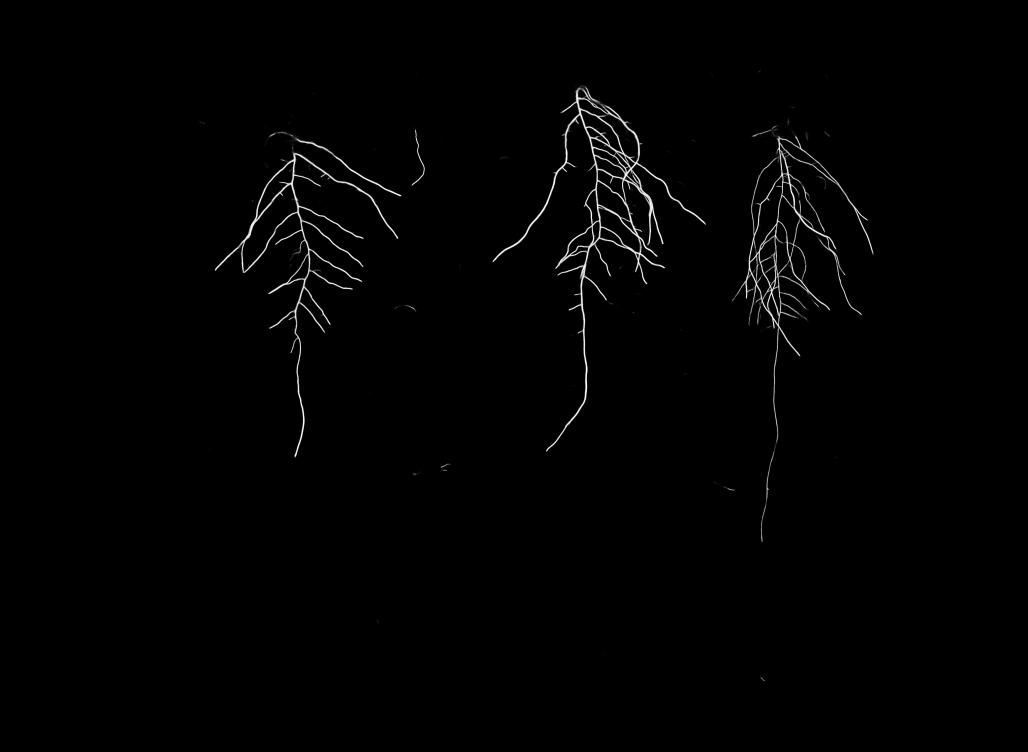
#> input picture npec-plant-phenotyping-cv-robotics/CV_notebooks/models/model_8/08_task5_test_image_raw_prediction_viktoria_231781.png, 4112 x 3006 px, found by its file name (shown at 1/4 size)
$ jupyter execute 'model_8_Landmark detection.ipynb'
#> lines starting #> are read from the running program, lines starting #| are printed output that depends on the picture; after the words box and inside, x2 and y2 are one past the last pixel; in counts of white or black regions, pixels touching at a corner belong together
# Task 6: Individual Root Segmentation

In this task, we perform instance segmentation at the root level. While traditional computer vision methods were sufficient for segmenting entire plants (as done in Task 3), they fall short when trying to isolate individual roots.

Fortunately, using the deep learning-based segmentation mask from Task 5, we now aim to separate each individual root within the mask. The resulting segmented root masks for each plant will serve as the basis for extracting root system architectures in Task 7.

To achieve this, we will experiment with multiple approaches to instance segmentation, comparing their effectiveness in isolating individual roots.

This task is a preparatory step. No deliverables or client requirements are defined.

[cell 1]
# Import necessary modules
import cv2
import numpy as np
import matplotlib.pyplot as plt
import os
from sklearn.cluster import KMeans

## Step 1: Load raw predicted mask

We begin by loading the raw predicted root mask generated in Task 5. This mask is in grayscale format with intensity values ranging from 0 to 255, where higher values indicate stronger confidence in root presence. Visualizing this raw prediction provides a baseline before we apply any post-processing or segmentation techniques.

[cell 2]
# Load the raw predicted mask from inference notebook task 5 (grayscale: 0–255)
raw_path = r'C:\Users\vikku\OneDrive\Documenten\Buas\2024-25b-fai2-adsai-ViktoriaKubisova231781\datalab_tasks\task5\08_task5_test_image_raw_prediction_viktoria_231781.png'
raw_loaded = cv2.imread(raw_path, cv2.IMREAD_GRAYSCALE)
#> raw_loaded is the input picture: shape (3006, 4112); min 0, max 254, mean 2.2

plt.figure(dpi=150)
plt.imshow(raw_loaded, cmap='gray')
plt.title('Step 1: Raw prediction (0–255)')
plt.axis('off')
plt.show()

## Step 2: Threshold the raw prediction

To convert the raw prediction into a binary mask, we apply a threshold to the grayscale values. The threshold is defined as a fraction, and scaled to match the 0–255 intensity range. Pixels with values above this threshold are considered part of the root system and set to 1; all others are set to 0.

This step helps eliminate small, low-confidence predictions that are likely noise or artifacts, ensuring we retain only the regions where the model is more confident about root presence. The resulting binary mask provides a cleaner base for individual root segmentation in the following steps.

[cell 3]
# Threshold the raw prediction
threshold = 0.1
binary = (raw_loaded > int(threshold * 255)).astype(np.uint8)
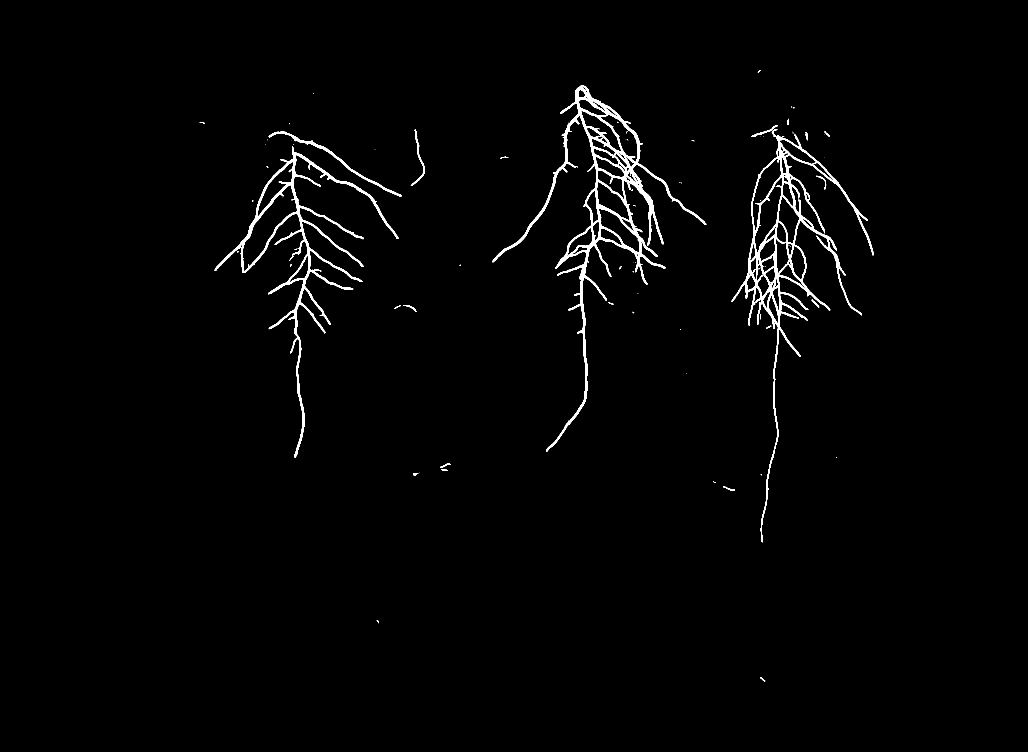
#> binary: shape (3006, 4112) (shown at 1/4 size); values 0 (black) and 1 (white), 1.3% white; 103 white regions (68 under 20 px), largest, box (x1, y1, x2, y2) and area: (1970, 341, 2825, 1807) 64839, (2927, 538, 3495, 2169) 50607, (859, 584, 1594, 1830) 40747

plt.figure(dpi=150)
plt.imshow(binary * 255, cmap='gray')
plt.title(f'Step 2: Thresholded at {threshold}')
plt.axis('off')
plt.show()
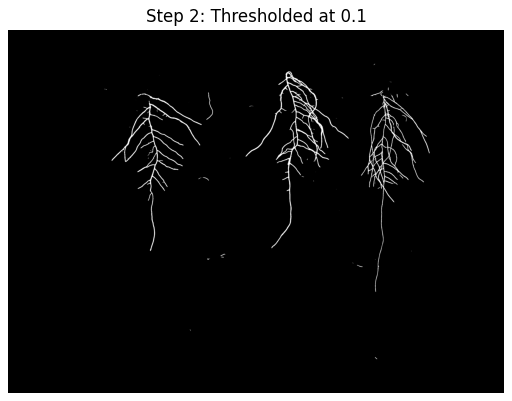
#> figure drawn by matplotlib, 1 panel

## Step 3: Morphological closing to fill gaps

After thresholding, some roots may still appear broken or fragmented due to small gaps in the prediction. To address this, we apply morphological closing — a dilation followed by erosion — using an elliptical kernel. The elliptical shape is chosen to better match the natural curvature and orientation of roots, particularly when they appear horizontally.

We apply the closing operation multiple times to reinforce the connection of nearby segments and fill small gaps.

Initially, we experimented with manually tuning dilation and erosion separately, but this combined closing operation produced more consistent and reliable results.

The output is a smoother, more continuous binary mask, better suited for the next step: separating individual roots.

[cell 4]
# Elliptical kernel to better match horizontal root gaps
kernel = cv2.getStructuringElement(cv2.MORPH_ELLIPSE, (5, 3))

# Apply closing multiple times
closed = binary.copy()
for _ in range(3):  # 3 passes to strengthen the closing effect
    closed = cv2.morphologyEx(closed, cv2.MORPH_CLOSE, kernel)

plt.figure(dpi=150)
plt.imshow(closed * 255, cmap='gray')
plt.title('Step 3: Morphological closing (tuned)')
plt.axis('off')
plt.show()

## Step 4: Crop empty horizontal margins

After morphological cleaning, we remove empty horizontal space from the sides of the mask. This step focuses the image on the actual root content and eliminates unnecessary black padding, which can interfere with further processing steps like contour detection or splitting the image into segment areas.

We compute the sum of pixels along each column and crop the image with a small margin around the non-zero regions. This ensures the roots remain intact while trimming unused space.

[cell 5]
# Crop horizontally to remove empty sides
def crop_horizontal_mask_region(mask, margin=20):
#> called with margin = 20
    col_sums = np.sum(mask, axis=0)
#> col_sums = 4112 values, max 427 at index 3098, min 0 at index 0, mean 40.92
    cols = np.where(col_sums > 0)[0]
#> cols = 2358 values from 799 to 3494

    if len(cols) == 0:
        return mask, (0, 0)  # No content

    left_crop = max(cols[0] - margin, 0)
#> left_crop = 779
    right_crop = max(mask.shape[1] - cols[-1] - 1 - margin, 0)
#> right_crop = 597

    cropped = mask[:, left_crop:mask.shape[1] - right_crop]
#> cropped: shape (3006, 2736); values 0 (black) and 1 (white), 2% white; 92 white regions (58 under 20 px), largest, box (x1, y1, x2, y2) and area: (1191, 341, 2046, 1807) 65526, (2148, 516, 2716, 2169) 52172, (80, 584, 815, 1830) 40937
    return cropped, (left_crop, right_crop)

closed_cropped, (left_crop, right_crop) = crop_horizontal_mask_region(closed)
#> left_crop = 779; right_crop = 597

# Visualize cropped mask
plt.figure(dpi=150)
plt.imshow(closed_cropped * 255, cmap='gray')
plt.title('Step 4: Horizontally cropped mask')
plt.axis('off')
plt.show()
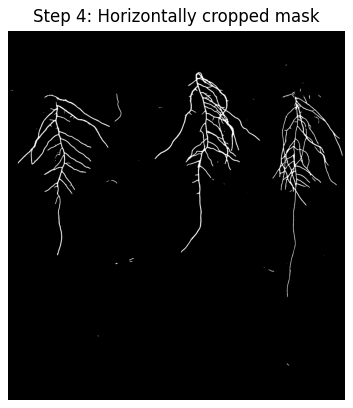
#> figure drawn by matplotlib, 1 panel

## Step 5: Segment individual roots per plant

Now that we have a cleaned and cropped binary mask, we move on to segmenting individual root systems. This step aims to isolate up to five distinct root groups—one for each plant—while handling cases where roots may be fragmented, overlapping, or partially missing.

We follow a multi-stage process:
- **Connected component analysis** is used to extract root fragments.
- **Spatial proximity merging** combines nearby components likely belonging to the same plant.
- **KMeans clustering** groups the merged roots into five plant-level segments based on their centroid positions.
- **Sorting and filtering** ensures that the outputs are ordered from left to right and padded if fewer than five roots are detected.

This approach combines earlier ideas—connected components, zone-based splitting, and clustering—into a unified, robust segmentation method. The detailed comparison of all tried strategies is summarized below.

[cell 6]
# Parameters
min_area = 300
num_plants = 5
max_pixel_dist = 20
min_pixels = 350

# Check if two masks are close
def components_touch(mask_a, mask_b, max_pixel_dist=15):
    kernel = np.ones((max_pixel_dist * 2 + 1, max_pixel_dist * 2 + 1), dtype=np.uint8)
    dilated = cv2.dilate(mask_a.astype(np.uint8), kernel, iterations=1)
    return np.any(np.logical_and(dilated, mask_b))

# Connected Components
num_labels, labels, stats, centroids = cv2.connectedComponentsWithStats(closed_cropped)
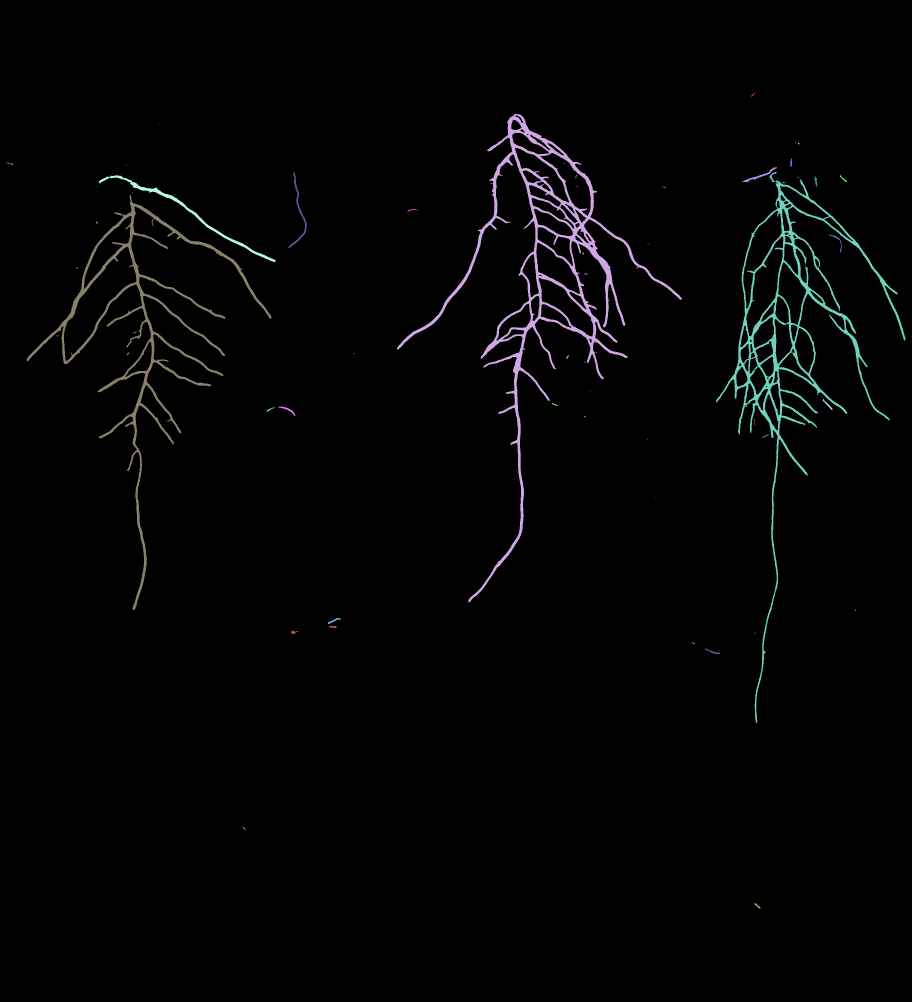
#> labels: shape (3006, 2736) int32 (shown at 1/3 size); 93 distinct labels, from 0 to 92; one colour per label, 0 black
#> num_labels = 93; stats = 93 rows, first 6: [0, 0, 2736, 3006, 8056151], [2252, 280, 12, 10, 40], [1191, 341, 855, 1466, 65526], [474, 374, 2, 2, 3], [2386, 427, 4, 2, 7], [2393, 429, 6, 4, 16]; centroids = 93 pairs, first value 23.72 to 2566.2, second value 284.4 to 2717.1

component_masks = []
component_centroids = []

for i in range(1, num_labels):
    if stats[i, cv2.CC_STAT_AREA] >= min_area:
        mask = (labels == i).astype(np.uint8)
        component_masks.append(mask)
        component_centroids.append(centroids[i])
#> after the loop, component_centroids = [[1634, 829.6], [2279, 526.8], [895.9, 638.2], [2372.5, 1027.3], [560, 637.3], [427.3, 1007.4]]; component_masks = 6 items

# Merge close components - probably disconnected roots
merged_masks = []
used = [False] * len(component_masks)
#> used = [False, False, False, False, False, False]

for i in range(len(component_masks)):
    if used[i]:
        continue
    merged = component_masks[i].copy()
    used[i] = True
    for j in range(i + 1, len(component_masks)):
        if not used[j] and components_touch(merged, component_masks[j], max_pixel_dist):
            merged = np.logical_or(merged, component_masks[j])
            used[j] = True
    merged_masks.append(merged.astype(np.uint8))
#> this loop made 6 passes
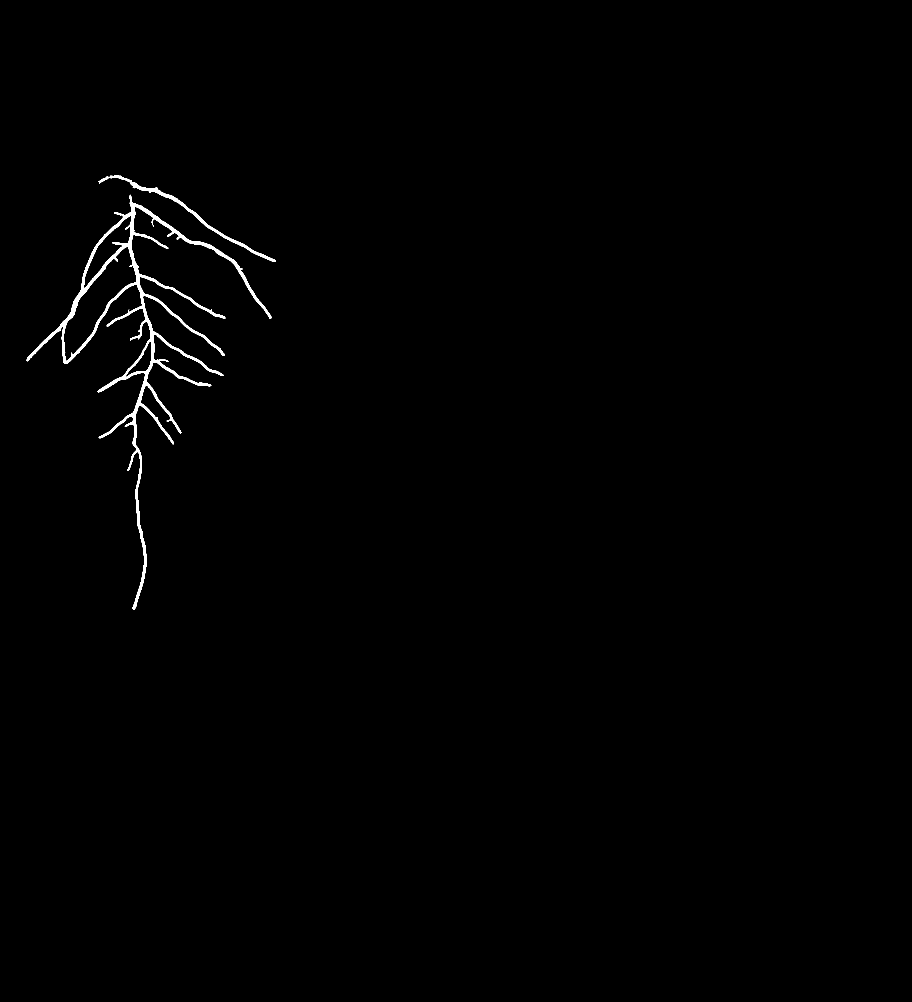
#> merged: shape (3006, 2736) bool (shown at 1/3 size); 0.56% white; 2 white regions, box (x1, y1, x2, y2) and area: (80, 584, 815, 1830) 40937, (295, 526, 827, 786) 4916
#> after the loop, merged_masks = 4 items; used = [True, True, True, True, True, True]

# Compute centroids
centroids = []
for m in merged_masks:
    ys, xs = np.where(m)
    if len(xs) > 0:
        cx = int(np.mean(xs))
        cy = int(np.mean(ys))
        centroids.append([cx, cy])
#> this loop made 4 passes
#> (cx, cy) on passes 1 to 4: (1634, 829), (2371, 1021), (895, 638), (441, 967)
#> (the rest of the program and of its run is left out)
